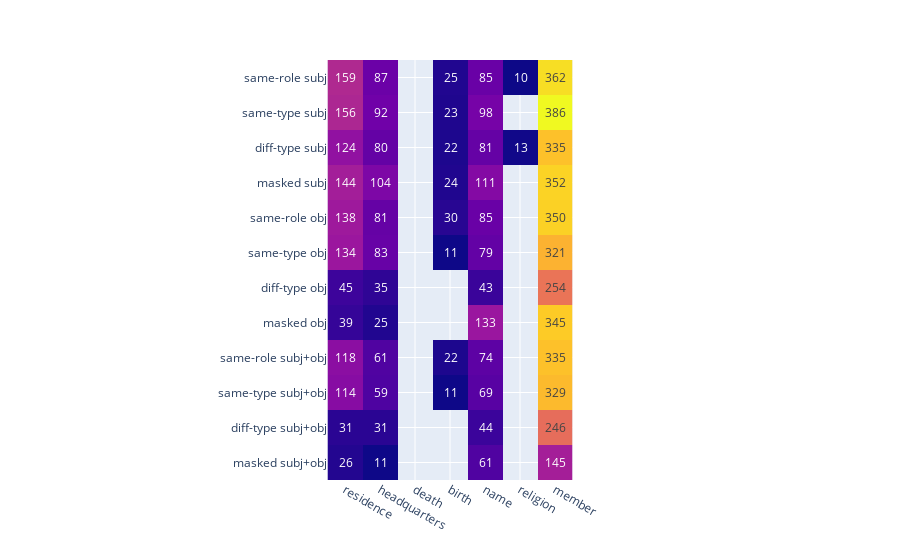

The cell this chart's notebook holds for it:
### Code cell
fig = px.imshow(df, text_auto=True)
fig.update_layout(coloraxis_showscale=False)
fig.show()

### Figure 1 — Plotly figure (JSON) as saved in the notebook; plotly's stock layout.template omitted (floating-point values rounded to 4 significant figures)
{"data": [{"coloraxis": "coloraxis", "name": "0", "texttemplate": "%{z}", "x": ["residence", "headquarters", "death", "birth", "name", "religion", "member"], "y": ["same-role subj", "same-type subj", "diff-type subj", "masked subj", "same-role obj", "same-type obj", "diff-type obj", "masked obj", "same-role subj+obj", "same-type subj+obj", "diff-type subj+obj", "masked subj+obj"], "z": [[159.0, 87.0, null, 25.0, 85.0, 10.0, 362.0], [156.0, 92.0, null, 23.0, 98.0, null, 386.0], [124.0, 80.0, null, 22.0, 81.0, 13.0, 335.0], [144.0, 104.0, null, 24.0, 111.0, null, 352.0], [138.0, 81.0, null, 30.0, 85.0, null, 350.0], [134.0, 83.0, null, 11.0, 79.0, null, 321.0], [45.0, 35.0, null, null, 43.0, null, 254.0], [39.0, 25.0, null, null, 133.0, null, 345.0], [118.0, 61.0, null, 22.0, 74.0, null, 335.0], [114.0, 59.0, null, 11.0, 69.0, null, 329.0], [31.0, 31.0, null, null, 44.0, null, 246.0], [26.0, 11.0, null, null, 61.0, null, 145.0]], "type": "heatmap", "xaxis": "x", "yaxis": "y", "hovertemplate": "x: %{x}<br>y: %{y}<br>color: %{z}<extra></extra>"}], "layout": {"xaxis": {"anchor": "y", "domain": [0.0, 1.0], "scaleanchor": "y", "constrain": "domain"}, "yaxis": {"anchor": "x", "domain": [0.0, 1.0], "autorange": "reversed", "constrain": "domain"}, "coloraxis": {"colorscale": [[0.0, "#0d0887"], [0.1111, "#46039f"], [0.2222, "#7201a8"], [0.3333, "#9c179e"], [0.4444, "#bd3786"], [0.5556, "#d8576b"], [0.6667, "#ed7953"], [0.7778, "#fb9f3a"], [0.8889, "#fdca26"], [1.0, "#f0f921"]], "showscale": false}, "margin": {"t": 60}}}
